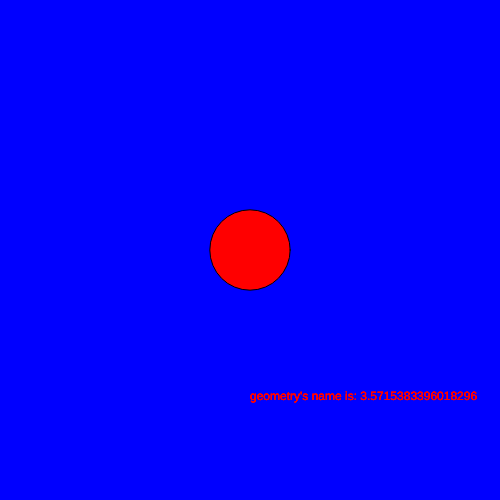
Frame 1 (no input)
Frame 60 (no input): identical to frame 1, image omitted
Frame 120 (the mouse pressed at the canvas centre since frame 60): identical to frame 1, image omitted

The p5.js sketch that drew this single still picture (run headless with seeded random() and noise() and a simulated clock; from frame 60 on, the mouse is pressed at the canvas centre):

// p5.js sketch
// ── sketch.js
var myGeometry = ["Shaq", 240,120, (255,0,0)];

function setup() {
  createCanvas (500,500);

  for (var i = 0; i < 5; i++){
    myGeometry[i] = random(5);
  }
}

function draw() {
background (0,0,255);
for(var i =0; i < myGeometry.length; i++){
    fill(255,0,0);
     ellipse(width/2, height/2, myGeometry[i] * 20, myGeometry[i] * 20);
     
     text("geometry's name is: " + myGeometry[0], width/2, height - 100);
    
  }
}
